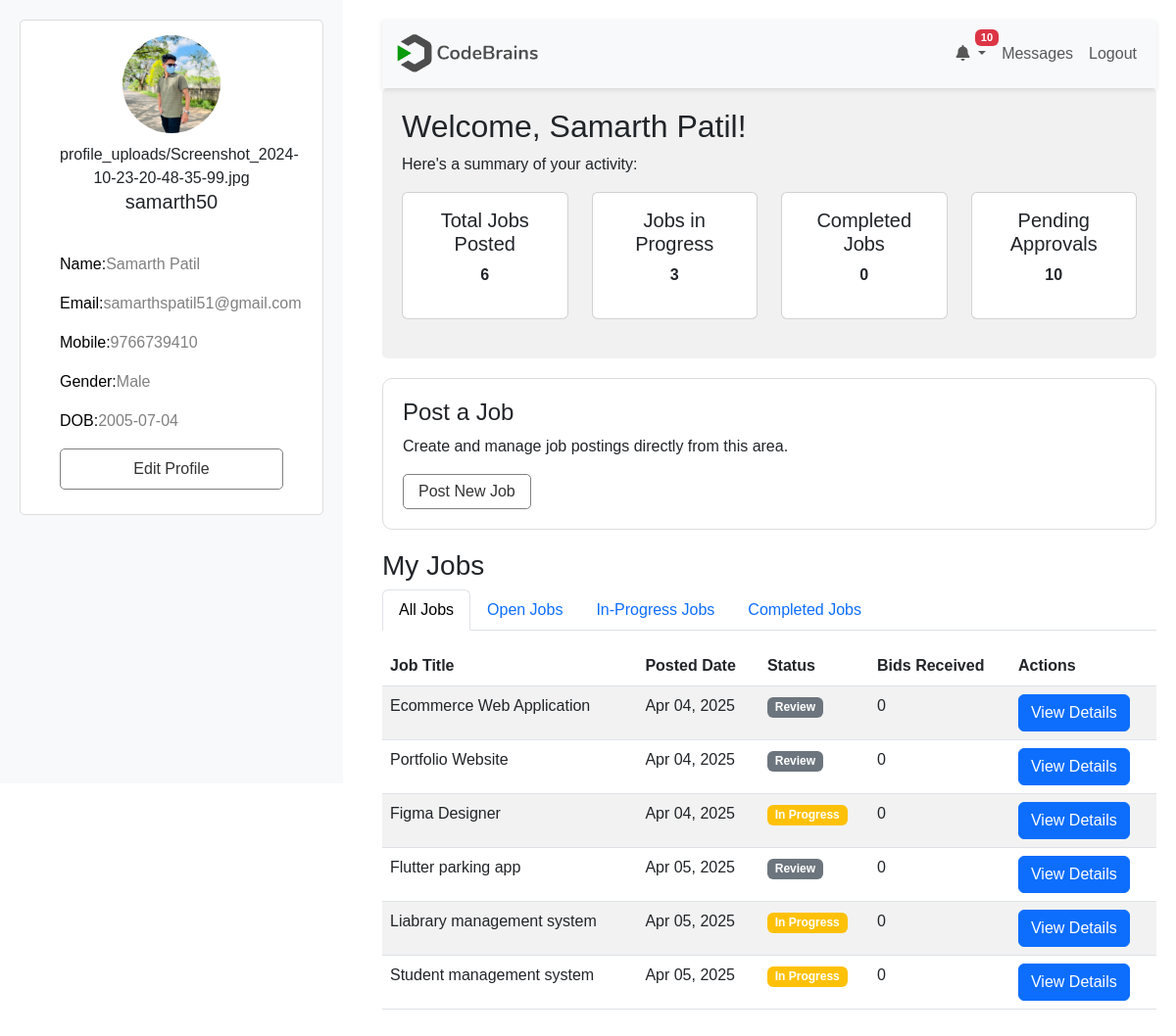
Page /PHPUIFiles/user_dashboard.php (signed in) on the earlier database version.
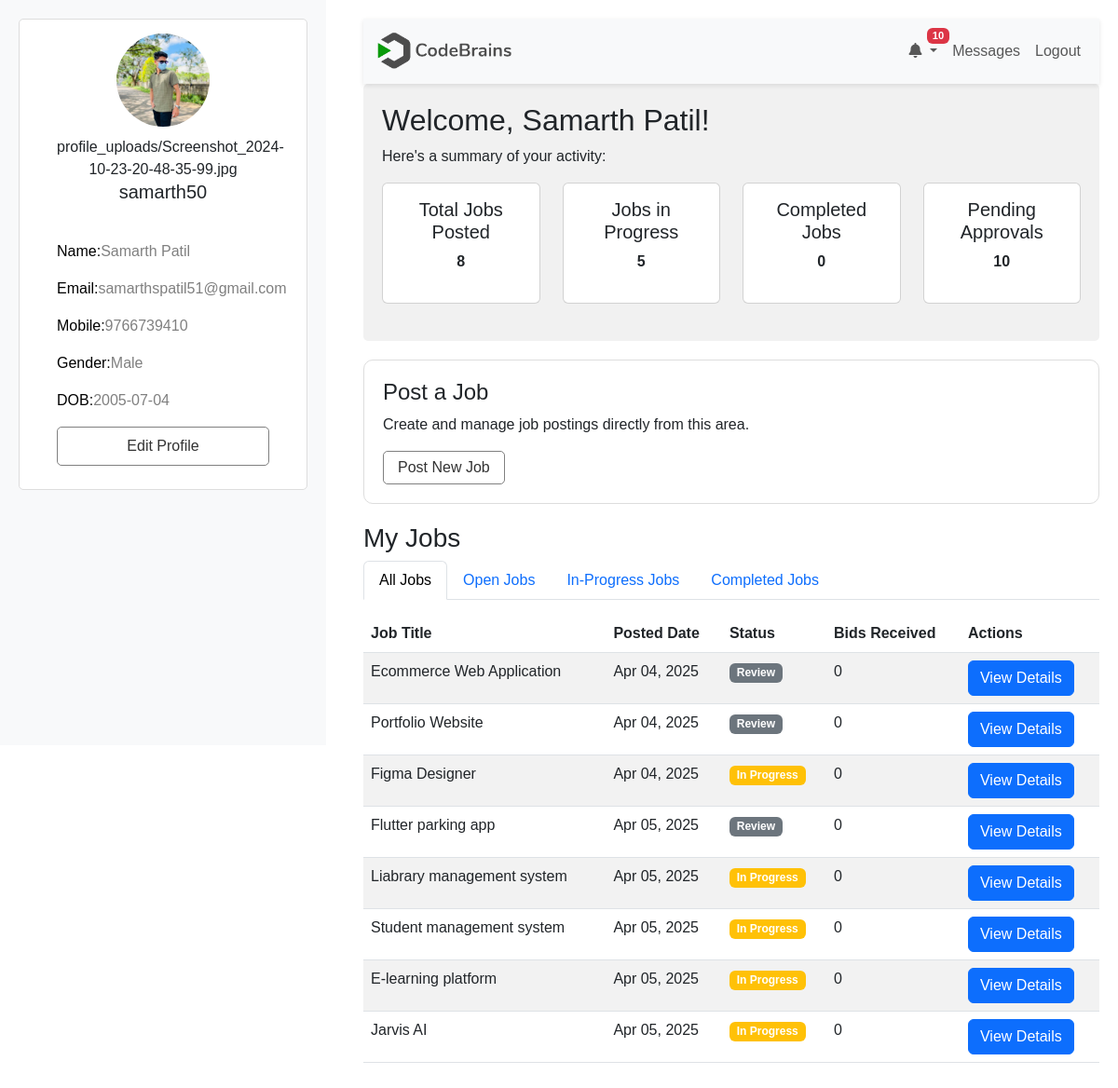
Same page on the later database version.
### tables this page shows
CREATE TABLE "jobs" (
	"id"	INTEGER,
	"username"	TEXT NOT NULL,
	"job_title"	TEXT NOT NULL,
	"job_category"	NUMERIC NOT NULL,
	"job_description"	NUMERIC NOT NULL,
	"primary_skill"	TEXT NOT NULL,
	"additional_skills"	NUMERIC,
	"experience_level"	TEXT NOT NULL,
	"budget"	REAL NOT NULL,
	"deadline"	DATE NOT NULL,
	"attachments"	TEXT,
	"additional_questions"	TEXT,
	"status"	TEXT DEFAULT 'Open',
	"NoOfbidsReceived"	INTEGER DEFAULT 0,
	"posted_date"	DATETIME DEFAULT CURRENT_TIMESTAMP, user_id INTEGER,
	PRIMARY KEY("id" AUTOINCREMENT)
);

### PHPUIFiles/user_dashboard.php (the view, shortened to what the changed rows need)
<?php
$db = new SQLite3('C:\xampp\htdocs\FreelanceMarketplace\Connection\Freelance_db.db');
if (isset($_SESSION["username"])) {
    $username = $_SESSION["username"];
} else {
    header("Location: login.php");
    exit();
}
$sql = "SELECT * FROM users WHERE username='$username'";
$result = $db->query($sql);
if ($result) {
    while ($row = $result->fetchArray(SQLITE3_ASSOC)) {
        $username = $row["username"];
        $users_name = $row["users_name"];
    }
} else {
    echo "0 results";
}
$allJobsQuery = "SELECT * FROM jobs WHERE username = '$username'";
$allJobsResult = $db->query($allJobsQuery);
$totalJobsQuery = "SELECT COUNT(*) as total_jobs FROM jobs WHERE username = '$username'";
$totalJobsResult = $db->query($totalJobsQuery);
$totalJobs = $totalJobsResult->fetchArray(SQLITE3_ASSOC)['total_jobs'];
$inProgressJobsCountQuery = "SELECT COUNT(*) as in_progress_jobs FROM jobs WHERE username = '$username' AND status = 'In Progress'";
$inProgressJobsCountResult = $db->query($inProgressJobsCountQuery);
$inProgressJobsCount = $inProgressJobsCountResult->fetchArray(SQLITE3_ASSOC)['in_progress_jobs'];
?>
<!DOCTYPE html>
<html lang="en">
<head>
    <link rel="stylesheet" href="https://cdnjs.cloudflare.com/ajax/libs/font-awesome/6.0.0-beta3/css/all.min.css">
    <link rel="stylesheet" href="https://cdnjs.cloudflare.com/ajax/libs/bootstrap/5.3.0/css/bootstrap.min.css">
    <link rel="stylesheet" href="../CSS files/user-dashboard.css">
</head>
<body>
<div class="main-content">
    <div class="overview-panel">
        <h2>Welcome, <?php echo $users_name; ?>!</h2>
        <div class="row">
            <div class="col-md-3">
                <div class="card text-center">
                    <div class="card-body">
                        <p><strong><?php echo $totalJobs; ?></strong></p>
                    </div>
                </div>
            </div>
            <div class="col-md-3">
                <div class="card text-center">
                    <div class="card-body">
                        <p><strong><?php echo $inProgressJobsCount; ?></strong></p>
                    </div>
                </div>
            </div>
        </div>
    </div>
    <div id="jobs">
        <div class="tab-content mt-3">
            <div id="all-jobs" class="tab-pane fade show active">
                <table class="table table-striped">
                    <thead>
                        <tr>
                            <th>Job Title</th>
                            <th>Posted Date</th>
                            <th>Status</th>
                            <th>Bids Received</th>
                            <th>Actions</th>
                        </tr>
                    </thead>
                    <tbody>
                        <?php
                        $allJobsResult->reset();
                        while ($row = $allJobsResult->fetchArray(SQLITE3_ASSOC)) {
                            echo "<tr>
                                <td>{$row['job_title']}</td>
                                <td>" . date('M d, Y', strtotime($row['posted_date'])) . "</td>
                                <td><span class='badge bg-" .
                                    ($row['status'] == 'Open' ? 'success' :
                                    ($row['status'] == 'In Progress' ? 'warning' :
                                    ($row['status'] == 'Completed' ? 'primary' : 'secondary'))) .
                                    "'>{$row['status']}</span></td>
                                <td>{$row['NoOfbidsReceived']}</td>
                                <td>
                                    <a href='job_details.php?id={$row['id']}' class='btn btn-primary'>View Details</a>
                                </td>
                            </tr>";
                        }
                        ?>
                    </tbody>
                </table>
            </div>
        </div>
    </div>
</body>
</html>

Differences in the rows shown:
added jobs: job_title "E-learning platform", posted_date "Apr 05, 2025", status "In Progress", NoOfbidsReceived "0"
added jobs: job_title "Jarvis AI", posted_date "Apr 05, 2025", status "In Progress", NoOfbidsReceived "0"
Other differences:
$totalJobs: "6" → "8"
$inProgressJobsCount: "3" → "5"
